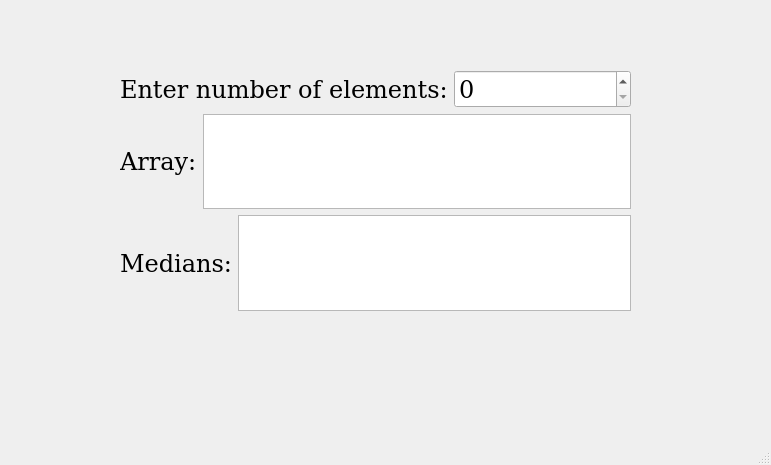
<?xml version="1.0" encoding="UTF-8"?>
<ui version="4.0">
 <class>MainWindow</class>
 <widget class="QMainWindow" name="MainWindow">
  <property name="geometry">
   <rect>
    <x>0</x>
    <y>0</y>
    <width>771</width>
    <height>465</height>
   </rect>
  </property>
  <property name="windowTitle">
   <string>MainWindow</string>
  </property>
  <widget class="QWidget" name="centralwidget">
   <widget class="QWidget" name="verticalLayoutWidget">
    <property name="geometry">
     <rect>
      <x>120</x>
      <y>70</y>
      <width>511</width>
      <height>241</height>
     </rect>
    </property>
    <layout class="QVBoxLayout" name="verticalLayout">
     <item>
      <layout class="QHBoxLayout" name="horizontalLayout">
       <item>
        <widget class="QLabel" name="label">
         <property name="font">
          <font>
           <family>DejaVu Serif</family>
           <pointsize>18</pointsize>
          </font>
         </property>
         <property name="text">
          <string>Enter number of elements:</string>
         </property>
        </widget>
       </item>
       <item>
        <widget class="QSpinBox" name="elemnumspinBox">
         <property name="font">
          <font>
           <family>DejaVu Serif</family>
           <pointsize>18</pointsize>
          </font>
         </property>
        </widget>
       </item>
      </layout>
     </item>
     <item>
      <layout class="QHBoxLayout" name="horizontalLayout_2">
       <item>
        <widget class="QLabel" name="label_2">
         <property name="font">
          <font>
           <family>DejaVu Serif</family>
           <pointsize>18</pointsize>
          </font>
         </property>
         <property name="text">
          <string>Array:</string>
         </property>
        </widget>
       </item>
       <item>
        <widget class="QTextEdit" name="arrayoutput">
         <property name="font">
          <font>
           <family>DejaVu Serif</family>
           <pointsize>14</pointsize>
          </font>
         </property>
        </widget>
       </item>
      </layout>
     </item>
     <item>
      <layout class="QHBoxLayout" name="horizontalLayout_3">
       <item>
        <widget class="QLabel" name="label_3">
         <property name="font">
          <font>
           <family>DejaVu Serif</family>
           <pointsize>18</pointsize>
          </font>
         </property>
         <property name="text">
          <string>Medians:</string>
         </property>
        </widget>
       </item>
       <item>
        <widget class="QTextEdit" name="mediansoutput">
         <property name="font">
          <font>
           <family>DejaVu Serif</family>
           <pointsize>14</pointsize>
          </font>
         </property>
        </widget>
       </item>
      </layout>
     </item>
    </layout>
   </widget>
  </widget>
  <widget class="QMenuBar" name="menubar">
   <property name="geometry">
    <rect>
     <x>0</x>
     <y>0</y>
     <width>771</width>
     <height>22</height>
    </rect>
   </property>
  </widget>
  <widget class="QStatusBar" name="statusbar"/>
 </widget>
 <resources/>
 <connections/>
</ui>
